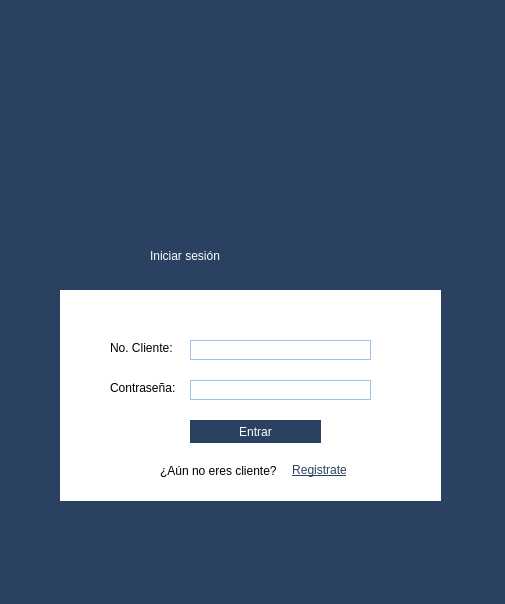
<?xml version="1.0" encoding="UTF-8"?>
<ui version="4.0">
 <class>Inicio</class>
 <widget class="QDialog" name="Inicio">
  <property name="geometry">
   <rect>
    <x>0</x>
    <y>0</y>
    <width>505</width>
    <height>604</height>
   </rect>
  </property>
  <property name="windowTitle">
   <string>Iniciar sesión</string>
  </property>
  <widget class="QStackedWidget" name="stackedWidget">
   <property name="geometry">
    <rect>
     <x>0</x>
     <y>0</y>
     <width>531</width>
     <height>661</height>
    </rect>
   </property>
   <property name="styleSheet">
    <string notr="true">background-color: #2A4161;
</string>
   </property>
   <widget class="QWidget" name="page">
    <widget class="QLabel" name="label">
     <property name="geometry">
      <rect>
       <x>150</x>
       <y>230</y>
       <width>211</width>
       <height>51</height>
      </rect>
     </property>
     <property name="styleSheet">
      <string notr="true">background-color: rgba(0,0,0,0);
font: 75 30pt &quot;Corbel&quot;;
color: white;</string>
     </property>
     <property name="text">
      <string>Iniciar sesión</string>
     </property>
    </widget>
    <widget class="QWidget" name="widget" native="true">
     <property name="geometry">
      <rect>
       <x>60</x>
       <y>290</y>
       <width>381</width>
       <height>211</height>
      </rect>
     </property>
     <property name="styleSheet">
      <string notr="true">QWidget{
	background-color: white;
}

QLabel{
	font: 12pt &quot;Corbel&quot;;
	color: black,
}

QLineEdit{
	border: 1px solid #A1C1E6;
}</string>
     </property>
     <widget class="QLabel" name="label_2">
      <property name="geometry">
       <rect>
        <x>50</x>
        <y>47</y>
        <width>91</width>
        <height>21</height>
       </rect>
      </property>
      <property name="text">
       <string>No. Cliente:</string>
      </property>
     </widget>
     <widget class="QLabel" name="label_3">
      <property name="geometry">
       <rect>
        <x>50</x>
        <y>90</y>
        <width>91</width>
        <height>16</height>
       </rect>
      </property>
      <property name="text">
       <string>Contraseña:</string>
      </property>
     </widget>
     <widget class="QLineEdit" name="lineEdit">
      <property name="geometry">
       <rect>
        <x>130</x>
        <y>50</y>
        <width>181</width>
        <height>20</height>
       </rect>
      </property>
     </widget>
     <widget class="QLineEdit" name="lineEdit_2">
      <property name="geometry">
       <rect>
        <x>130</x>
        <y>90</y>
        <width>181</width>
        <height>20</height>
       </rect>
      </property>
     </widget>
     <widget class="QPushButton" name="pushButton">
      <property name="geometry">
       <rect>
        <x>130</x>
        <y>130</y>
        <width>131</width>
        <height>23</height>
       </rect>
      </property>
      <property name="styleSheet">
       <string notr="true">QPushButton{
	background-color: #2A4161;
	color: white;
	font: 10pt &quot;Corbel&quot;;
	border: none;
}

QPushButton:Hover{
	background-color: #C2C9F2;
}</string>
      </property>
      <property name="text">
       <string>Entrar</string>
      </property>
     </widget>
     <widget class="QWidget" name="layoutWidget">
      <property name="geometry">
       <rect>
        <x>100</x>
        <y>170</y>
        <width>196</width>
        <height>21</height>
       </rect>
      </property>
      <layout class="QHBoxLayout" name="horizontalLayout">
       <item>
        <widget class="QLabel" name="label_4">
         <property name="text">
          <string>¿Aún no eres cliente?</string>
         </property>
        </widget>
       </item>
       <item>
        <widget class="QPushButton" name="pushButton_2">
         <property name="styleSheet">
          <string notr="true">QPushButton{
	background-color: rgba(0,0,0,0);
	border: none;
	color: #2A4161;
	text-decoration: underline;
}

QPushButton:Hover{
	color: #C2C9F2;
}
</string>
         </property>
         <property name="text">
          <string>Registrate</string>
         </property>
        </widget>
       </item>
      </layout>
     </widget>
    </widget>
    <widget class="QPushButton" name="pushButton_3">
     <property name="geometry">
      <rect>
       <x>170</x>
       <y>50</y>
       <width>161</width>
       <height>161</height>
      </rect>
     </property>
     <property name="styleSheet">
      <string notr="true">background-color: rgba(0,0,0,0);
border: none;</string>
     </property>
     <property name="text">
      <string/>
     </property>
     <property name="icon">
      <iconset resource="img.qrc">
       <normaloff>:/img/img/park_w.png</normaloff>:/img/img/park_w.png</iconset>
     </property>
     <property name="iconSize">
      <size>
       <width>150</width>
       <height>150</height>
      </size>
     </property>
    </widget>
   </widget>
   <widget class="QWidget" name="page_2">
    <widget class="QWidget" name="widget_2" native="true">
     <property name="geometry">
      <rect>
       <x>20</x>
       <y>110</y>
       <width>461</width>
       <height>461</height>
      </rect>
     </property>
     <property name="styleSheet">
      <string notr="true">QWidget{
	background-color: white;
}

QLabel{
	font: 12pt &quot;Corbel&quot;;
	color: black,
}

QLineEdit{
	border: 1px solid #A1C1E6;
}</string>
     </property>
     <widget class="QLabel" name="label_6">
      <property name="geometry">
       <rect>
        <x>10</x>
        <y>20</y>
        <width>81</width>
        <height>16</height>
       </rect>
      </property>
      <property name="text">
       <string>Nombre(s):</string>
      </property>
     </widget>
     <widget class="QLineEdit" name="txtNombre">
      <property name="geometry">
       <rect>
        <x>10</x>
        <y>40</y>
        <width>431</width>
        <height>30</height>
       </rect>
      </property>
     </widget>
     <widget class="QLabel" name="label_7">
      <property name="geometry">
       <rect>
        <x>10</x>
        <y>80</y>
        <width>121</width>
        <height>16</height>
       </rect>
      </property>
      <property name="text">
       <string>Apellido paterno:</string>
      </property>
     </widget>
     <widget class="QLineEdit" name="txtApPat">
      <property name="geometry">
       <rect>
        <x>10</x>
        <y>100</y>
        <width>431</width>
        <height>30</height>
       </rect>
      </property>
     </widget>
     <widget class="QLabel" name="label_8">
      <property name="geometry">
       <rect>
        <x>10</x>
        <y>140</y>
        <width>131</width>
        <height>16</height>
       </rect>
      </property>
      <property name="text">
       <string>Apellido materno: </string>
      </property>
     </widget>
     <widget class="QLineEdit" name="txtApMat">
      <property name="geometry">
       <rect>
        <x>10</x>
        <y>160</y>
        <width>431</width>
        <height>30</height>
       </rect>
      </property>
     </widget>
     <widget class="QLineEdit" name="txtDir">
      <property name="geometry">
       <rect>
        <x>10</x>
        <y>220</y>
        <width>431</width>
        <height>30</height>
       </rect>
      </property>
     </widget>
     <widget class="QLabel" name="label_9">
      <property name="geometry">
       <rect>
        <x>10</x>
        <y>200</y>
        <width>71</width>
        <height>16</height>
       </rect>
      </property>
      <property name="text">
       <string>Direccion:</string>
      </property>
     </widget>
     <widget class="QLabel" name="label_10">
      <property name="geometry">
       <rect>
        <x>230</x>
        <y>260</y>
        <width>81</width>
        <height>16</height>
       </rect>
      </property>
      <property name="text">
       <string>Teléfono:</string>
      </property>
     </widget>
     <widget class="QLabel" name="label_11">
      <property name="geometry">
       <rect>
        <x>10</x>
        <y>260</y>
        <width>151</width>
        <height>21</height>
       </rect>
      </property>
      <property name="text">
       <string>Fecha de necimiento:</string>
      </property>
     </widget>
     <widget class="QLineEdit" name="txtTel">
      <property name="geometry">
       <rect>
        <x>230</x>
        <y>280</y>
        <width>211</width>
        <height>30</height>
       </rect>
      </property>
     </widget>
     <widget class="QDateEdit" name="dteFechaNac">
      <property name="geometry">
       <rect>
        <x>10</x>
        <y>280</y>
        <width>211</width>
        <height>30</height>
       </rect>
      </property>
      <property name="styleSheet">
       <string notr="true">border: 1px solid #A1C1E6;
font: 10pt &quot;Corbel&quot;;
color: black,</string>
      </property>
     </widget>
     <widget class="QPushButton" name="btnRegistarr">
      <property name="geometry">
       <rect>
        <x>10</x>
        <y>340</y>
        <width>431</width>
        <height>31</height>
       </rect>
      </property>
      <property name="styleSheet">
       <string notr="true">QPushButton{
	background-color: #2A4161;
	color: white;
	font: 10pt &quot;Corbel&quot;;
	border: none;
}

QPushButton:Hover{
	background-color: #C2C9F2;
}</string>
      </property>
      <property name="text">
       <string>Registrarse</string>
      </property>
     </widget>
     <widget class="QWidget" name="layoutWidget">
      <property name="geometry">
       <rect>
        <x>150</x>
        <y>400</y>
        <width>174</width>
        <height>21</height>
       </rect>
      </property>
      <layout class="QHBoxLayout" name="horizontalLayout_2">
       <item>
        <widget class="QLabel" name="label_12">
         <property name="text">
          <string>¿Ya eres cliente?</string>
         </property>
        </widget>
       </item>
       <item>
        <widget class="QPushButton" name="pushButton_5">
         <property name="styleSheet">
          <string notr="true">QPushButton{
	background-color: rgba(0,0,0,0);
	border: none;
	color: #2A4161;
	text-decoration: underline;
}

QPushButton:Hover{
	color: #C2C9F2;
}
</string>
         </property>
         <property name="text">
          <string>Inicia sesión</string>
         </property>
        </widget>
       </item>
      </layout>
     </widget>
    </widget>
    <widget class="QLabel" name="label_5">
     <property name="geometry">
      <rect>
       <x>20</x>
       <y>50</y>
       <width>181</width>
       <height>51</height>
      </rect>
     </property>
     <property name="styleSheet">
      <string notr="true">background-color: rgba(0,0,0,0);
font: 75 30pt &quot;Corbel&quot;;
color: white;</string>
     </property>
     <property name="text">
      <string>Registrate</string>
     </property>
    </widget>
   </widget>
  </widget>
 </widget>
 <resources>
  <include location="img.qrc"/>
 </resources>
 <connections/>
</ui>
